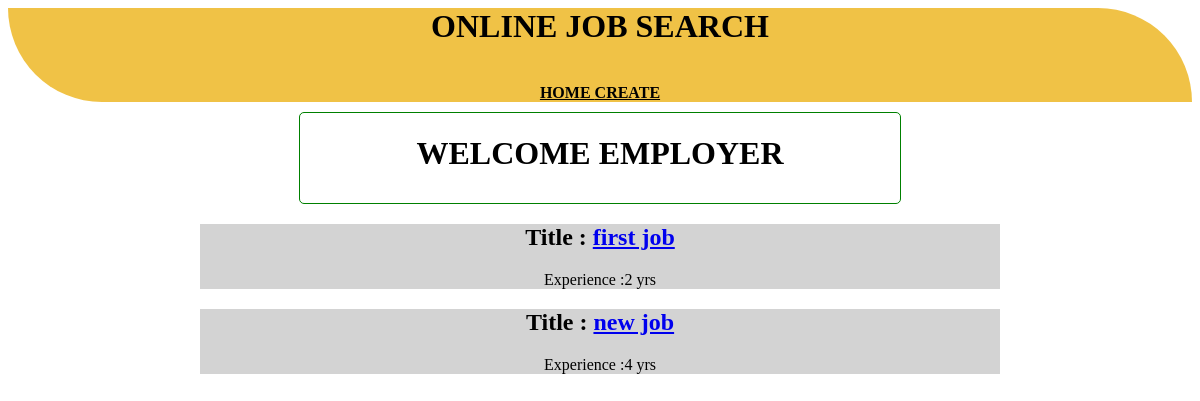
The page /employer on the database as committed earlier.
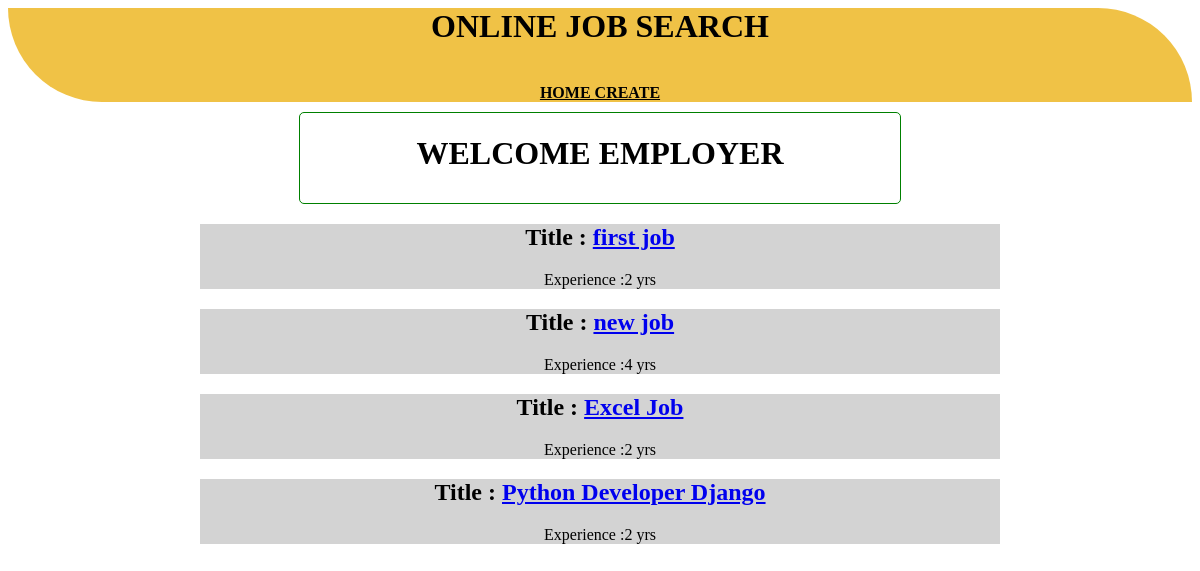
The same page on the database as committed later.
### app/models.py (models this page shows, shortened)
class JOB_POSTING(models.Model):
    title = models.CharField(max_length=50)
    name = models.CharField(max_length=30)
    discription = models.TextField()
    contact = models.IntegerField()
    mail = models.EmailField()
    date = models.DateField()
    exp = models.IntegerField()
    location = models.CharField(max_length=20)
    employer = models.ForeignKey(User,on_delete=models.CASCADE)       #used to connecting the user table

### app/views.py (the view)
# urls.py: path("employer",employerhome,name="emp"),
def employerhome(request):
    data = JOB_POSTING.objects.all()
    return render_to_response("employer/employerhome.html",{"job":data})

### templates/employer/employerhome.html (shortened to what this page needs)
{% load static %}
<html>
    <head>
        <body>
            <link rel="stylesheet" href="{% static 'style.css' %}">
        <div class="header">
            <div style="text-align: center; background-color:rgb(240, 194, 70);border-bottom-left-radius:30cm; border-top-right-radius: 30cm;"
        <font face = "Comic sans MS" size =" 5"><h1>ONLINE JOB SEARCH</h1></font><br/>
        <a href="/" style="color:black;"><B> HOME </B> </a>
        <a href="/create" style="color:black;"><B> CREATE</B></a>
            </div>
        </div>
        <div class="main" style="padding-top:10px;" >
                <div style="text-align: center;margin: 0 auto; width: 600px; border: 1px solid green;border-radius: 5px;">
                   <div>
                       <h1>
                           <center>
                               WELCOME EMPLOYER
                           </center>
                       </h1>
                       <div style="padding-bottom:10px">
                   </div>
                   </div>
                 </div>
                <div style="text-align: center";>
                   <div>
                        {% for i in job %}
                        <div class="job_line">
                            <h2>Title : <a href="job/{{i.id}}/">{{i.title}}</a></h2>
                            <span> Experience :{{i.exp}} yrs</span>
                        </div>
                        {% endfor %}
                   </div>
                   </div>
                   </div>
    </head>
</html>

### static/style.css (style rules this page uses)
.job_line { background-color: rgb(211, 211, 211); max-width: 800px; margin: 0 auto; }
html { text-decoration: none; }

Rows that differ between the two databases and show on the page:
added JOB_POSTING: title "Excel Job", exp "2"
added JOB_POSTING: title "Python Developer Django", exp "2"
